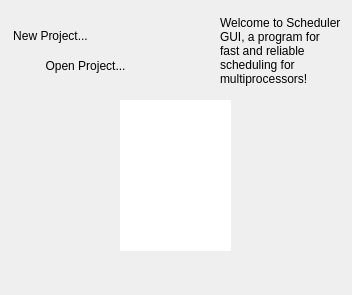
<ui version="4.0" >
 <class>MainWindow</class>
 <widget class="QMainWindow" name="MainWindow" >
  <property name="windowModality" >
   <enum>Qt::NonModal</enum>
  </property>
  <property name="geometry" >
   <rect>
    <x>0</x>
    <y>0</y>
    <width>352</width>
    <height>295</height>
   </rect>
  </property>
  <property name="sizePolicy" >
   <sizepolicy vsizetype="Expanding" hsizetype="Expanding" >
    <horstretch>0</horstretch>
    <verstretch>0</verstretch>
   </sizepolicy>
  </property>
  <property name="minimumSize" >
   <size>
    <width>0</width>
    <height>0</height>
   </size>
  </property>
  <property name="maximumSize" >
   <size>
    <width>16777215</width>
    <height>16777215</height>
   </size>
  </property>
  <property name="windowTitle" >
   <string>Scheduler GUI</string>
  </property>
  <property name="windowIcon" >
   <iconset resource="resources.qrc" >
    <normaloff>:/pics/pics/star.png</normaloff>:/pics/pics/star.png</iconset>
  </property>
  <property name="styleSheet" >
   <string notr="true" >QWidget, QMenuBar::item {
	background-color: qlineargradient(x1: 0, y1: 0, x2: 0, y2: 1,
                                      stop: 0 #c5d8ef, stop: 1 #89a5c3);
}

QLabel, QSlider {
	background-color: transparent;
}a</string>
  </property>
  <widget class="QWidget" name="centralwidget" >
   <property name="geometry" >
    <rect>
     <x>0</x>
     <y>22</y>
     <width>352</width>
     <height>273</height>
    </rect>
   </property>
   <widget class="QPushButton" name="loadnew" >
    <property name="geometry" >
     <rect>
      <x>0</x>
      <y>20</y>
      <width>101</width>
      <height>31</height>
     </rect>
    </property>
    <property name="text" >
     <string>New Project...</string>
    </property>
    <property name="icon" >
     <iconset resource="resources.qrc" >
      <normaloff>:/pics/pics/page.png</normaloff>:/pics/pics/page.png</iconset>
    </property>
    <property name="flat" >
     <bool>true</bool>
    </property>
   </widget>
   <widget class="QLabel" name="label" >
    <property name="geometry" >
     <rect>
      <x>220</x>
      <y>10</y>
      <width>121</width>
      <height>81</height>
     </rect>
    </property>
    <property name="text" >
     <string>Welcome to Scheduler GUI, a program for fast and reliable scheduling for multiprocessors!</string>
    </property>
    <property name="wordWrap" >
     <bool>true</bool>
    </property>
   </widget>
   <widget class="QPushButton" name="loadopen" >
    <property name="geometry" >
     <rect>
      <x>30</x>
      <y>50</y>
      <width>111</width>
      <height>31</height>
     </rect>
    </property>
    <property name="text" >
     <string>Open Project...</string>
    </property>
    <property name="icon" >
     <iconset resource="resources.qrc" >
      <normaloff>:/pics/pics/folder.png</normaloff>:/pics/pics/folder.png</iconset>
    </property>
    <property name="flat" >
     <bool>true</bool>
    </property>
   </widget>
   <widget class="QListWidget" name="recent" >
    <property name="geometry" >
     <rect>
      <x>120</x>
      <y>100</y>
      <width>111</width>
      <height>151</height>
     </rect>
    </property>
    <property name="styleSheet" >
     <string notr="true" >QListView {
border : 0px;
}</string>
    </property>
   </widget>
  </widget>
  <widget class="QMenuBar" name="menubar" >
   <property name="geometry" >
    <rect>
     <x>0</x>
     <y>0</y>
     <width>352</width>
     <height>22</height>
    </rect>
   </property>
  </widget>
 </widget>
 <resources>
  <include location="resources.qrc" />
 </resources>
 <connections>
  <connection>
   <sender>loadnew</sender>
   <signal>clicked()</signal>
   <receiver>MainWindow</receiver>
   <slot>LoadNew()</slot>
   <hints>
    <hint type="sourcelabel" >
     <x>157</x>
     <y>103</y>
    </hint>
    <hint type="destinationlabel" >
     <x>180</x>
     <y>117</y>
    </hint>
   </hints>
  </connection>
  <connection>
   <sender>loadopen</sender>
   <signal>clicked()</signal>
   <receiver>MainWindow</receiver>
   <slot>LoadOpen()</slot>
   <hints>
    <hint type="sourcelabel" >
     <x>85</x>
     <y>87</y>
    </hint>
    <hint type="destinationlabel" >
     <x>182</x>
     <y>145</y>
    </hint>
   </hints>
  </connection>
  <connection>
   <sender>recent</sender>
   <signal>itemPressed(QListWidgetItem*)</signal>
   <receiver>MainWindow</receiver>
   <slot>LoadRecent(QListWidgetItem*)</slot>
   <hints>
    <hint type="sourcelabel" >
     <x>175</x>
     <y>197</y>
    </hint>
    <hint type="destinationlabel" >
     <x>175</x>
     <y>147</y>
    </hint>
   </hints>
  </connection>
 </connections>
 <slots>
  <slot>LoadNew()</slot>
  <slot>LoadOpen()</slot>
  <slot>LoadRecent(QListWidgetItem*)</slot>
 </slots>
</ui>
